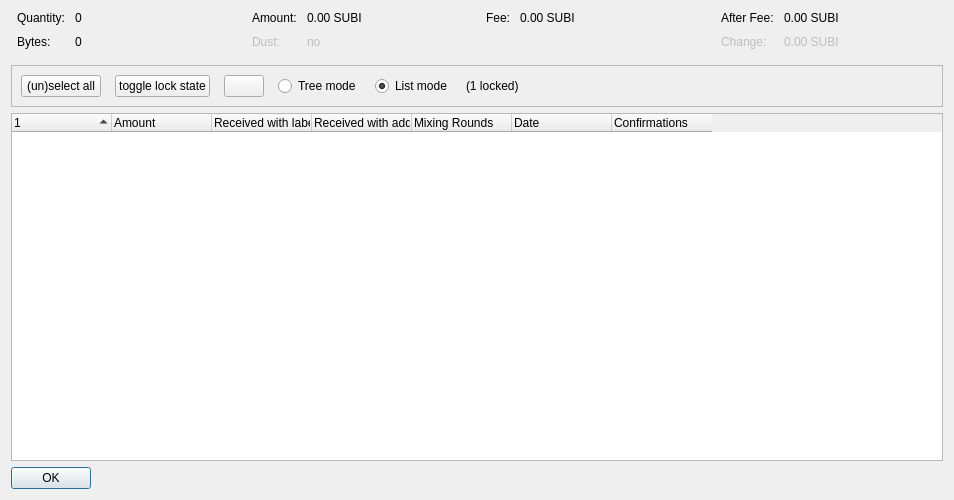
<?xml version="1.0" encoding="UTF-8"?>
<ui version="4.0">
 <class>CoinControlDialog</class>
 <widget class="QDialog" name="CoinControlDialog">
  <property name="geometry">
   <rect>
    <x>0</x>
    <y>0</y>
    <width>954</width>
    <height>500</height>
   </rect>
  </property>
  <property name="windowTitle">
   <string>Coin Selection</string>
  </property>
  <layout class="QVBoxLayout" name="verticalLayout">
   <item>
    <layout class="QHBoxLayout" name="horizontalLayoutTop" stretch="0,0,0,0">
     <property name="topMargin">
      <number>0</number>
     </property>
     <property name="bottomMargin">
      <number>10</number>
     </property>
     <item>
      <layout class="QFormLayout" name="formLayoutCoinControl1">
       <property name="horizontalSpacing">
        <number>10</number>
       </property>
       <property name="verticalSpacing">
        <number>10</number>
       </property>
       <property name="leftMargin">
        <number>6</number>
       </property>
       <property name="rightMargin">
        <number>6</number>
       </property>
       <item row="0" column="0">
        <widget class="QLabel" name="labelCoinControlQuantityText">
         <property name="text">
          <string>Quantity:</string>
         </property>
        </widget>
       </item>
       <item row="0" column="1">
        <widget class="QLabel" name="labelCoinControlQuantity">
         <property name="cursor">
          <cursorShape>IBeamCursor</cursorShape>
         </property>
         <property name="contextMenuPolicy">
          <enum>Qt::ActionsContextMenu</enum>
         </property>
         <property name="text">
          <string notr="true">0</string>
         </property>
         <property name="textInteractionFlags">
          <set>Qt::LinksAccessibleByMouse|Qt::TextSelectableByKeyboard|Qt::TextSelectableByMouse</set>
         </property>
        </widget>
       </item>
       <item row="1" column="0">
        <widget class="QLabel" name="labelCoinControlBytesText">
         <property name="text">
          <string>Bytes:</string>
         </property>
        </widget>
       </item>
       <item row="1" column="1">
        <widget class="QLabel" name="labelCoinControlBytes">
         <property name="cursor">
          <cursorShape>IBeamCursor</cursorShape>
         </property>
         <property name="contextMenuPolicy">
          <enum>Qt::ActionsContextMenu</enum>
         </property>
         <property name="text">
          <string notr="true">0</string>
         </property>
         <property name="textInteractionFlags">
          <set>Qt::LinksAccessibleByMouse|Qt::TextSelectableByKeyboard|Qt::TextSelectableByMouse</set>
         </property>
        </widget>
       </item>
      </layout>
     </item>
     <item>
      <layout class="QFormLayout" name="formLayoutCoinControl2">
       <property name="horizontalSpacing">
        <number>10</number>
       </property>
       <property name="verticalSpacing">
        <number>10</number>
       </property>
       <property name="leftMargin">
        <number>6</number>
       </property>
       <property name="rightMargin">
        <number>6</number>
       </property>
       <item row="0" column="0">
        <widget class="QLabel" name="labelCoinControlAmountText">
         <property name="text">
          <string>Amount:</string>
         </property>
        </widget>
       </item>
       <item row="0" column="1">
        <widget class="QLabel" name="labelCoinControlAmount">
         <property name="cursor">
          <cursorShape>IBeamCursor</cursorShape>
         </property>
         <property name="contextMenuPolicy">
          <enum>Qt::ActionsContextMenu</enum>
         </property>
         <property name="text">
          <string notr="true">0.00 SUBI</string>
         </property>
         <property name="textInteractionFlags">
          <set>Qt::LinksAccessibleByMouse|Qt::TextSelectableByKeyboard|Qt::TextSelectableByMouse</set>
         </property>
        </widget>
       </item>
       <item row="1" column="0">
        <widget class="QLabel" name="labelCoinControlLowOutputText">
         <property name="enabled">
          <bool>false</bool>
         </property>
         <property name="text">
          <string>Dust:</string>
         </property>
        </widget>
       </item>
       <item row="1" column="1">
        <widget class="QLabel" name="labelCoinControlLowOutput">
         <property name="enabled">
          <bool>false</bool>
         </property>
         <property name="cursor">
          <cursorShape>IBeamCursor</cursorShape>
         </property>
         <property name="contextMenuPolicy">
          <enum>Qt::ActionsContextMenu</enum>
         </property>
         <property name="text">
          <string notr="true">no</string>
         </property>
         <property name="textInteractionFlags">
          <set>Qt::LinksAccessibleByMouse|Qt::TextSelectableByKeyboard|Qt::TextSelectableByMouse</set>
         </property>
        </widget>
       </item>
      </layout>
     </item>
     <item>
      <layout class="QFormLayout" name="formLayoutCoinControl3">
       <property name="horizontalSpacing">
        <number>10</number>
       </property>
       <property name="verticalSpacing">
        <number>10</number>
       </property>
       <property name="leftMargin">
        <number>6</number>
       </property>
       <property name="rightMargin">
        <number>6</number>
       </property>
       <item row="0" column="0">
        <widget class="QLabel" name="labelCoinControlFeeText">
         <property name="text">
          <string>Fee:</string>
         </property>
        </widget>
       </item>
       <item row="0" column="1">
        <widget class="QLabel" name="labelCoinControlFee">
         <property name="cursor">
          <cursorShape>IBeamCursor</cursorShape>
         </property>
         <property name="contextMenuPolicy">
          <enum>Qt::ActionsContextMenu</enum>
         </property>
         <property name="text">
          <string notr="true">0.00 SUBI</string>
         </property>
         <property name="textInteractionFlags">
          <set>Qt::LinksAccessibleByMouse|Qt::TextSelectableByKeyboard|Qt::TextSelectableByMouse</set>
         </property>
        </widget>
       </item>
      </layout>
     </item>
     <item>
      <layout class="QFormLayout" name="formLayoutCoinControl4">
       <property name="horizontalSpacing">
        <number>10</number>
       </property>
       <property name="verticalSpacing">
        <number>10</number>
       </property>
       <property name="leftMargin">
        <number>6</number>
       </property>
       <property name="rightMargin">
        <number>6</number>
       </property>
       <item row="0" column="0">
        <widget class="QLabel" name="labelCoinControlAfterFeeText">
         <property name="text">
          <string>After Fee:</string>
         </property>
        </widget>
       </item>
       <item row="0" column="1">
        <widget class="QLabel" name="labelCoinControlAfterFee">
         <property name="cursor">
          <cursorShape>IBeamCursor</cursorShape>
         </property>
         <property name="contextMenuPolicy">
          <enum>Qt::ActionsContextMenu</enum>
         </property>
         <property name="text">
          <string notr="true">0.00 SUBI</string>
         </property>
         <property name="textInteractionFlags">
          <set>Qt::LinksAccessibleByMouse|Qt::TextSelectableByKeyboard|Qt::TextSelectableByMouse</set>
         </property>
        </widget>
       </item>
       <item row="1" column="0">
        <widget class="QLabel" name="labelCoinControlChangeText">
         <property name="enabled">
          <bool>false</bool>
         </property>
         <property name="text">
          <string>Change:</string>
         </property>
        </widget>
       </item>
       <item row="1" column="1">
        <widget class="QLabel" name="labelCoinControlChange">
         <property name="enabled">
          <bool>false</bool>
         </property>
         <property name="cursor">
          <cursorShape>IBeamCursor</cursorShape>
         </property>
         <property name="contextMenuPolicy">
          <enum>Qt::ActionsContextMenu</enum>
         </property>
         <property name="text">
          <string notr="true">0.00 SUBI</string>
         </property>
         <property name="textInteractionFlags">
          <set>Qt::LinksAccessibleByMouse|Qt::TextSelectableByKeyboard|Qt::TextSelectableByMouse</set>
         </property>
        </widget>
       </item>
      </layout>
     </item>
    </layout>
   </item>
   <item>
    <widget class="QFrame" name="frame">
     <property name="minimumSize">
      <size>
       <width>0</width>
       <height>40</height>
      </size>
     </property>
     <property name="frameShape">
      <enum>QFrame::StyledPanel</enum>
     </property>
     <property name="frameShadow">
      <enum>QFrame::Sunken</enum>
     </property>
     <layout class="QHBoxLayout" name="horizontalLayout">
      <item>
       <layout class="QHBoxLayout" name="horizontalLayoutPanel" stretch="0,0,0,0,0,0,0">
        <property name="spacing">
         <number>14</number>
        </property>
        <item>
         <widget class="QPushButton" name="pushButtonSelectAll">
          <property name="sizePolicy">
           <sizepolicy hsizetype="Maximum" vsizetype="Fixed">
            <horstretch>0</horstretch>
            <verstretch>0</verstretch>
           </sizepolicy>
          </property>
          <property name="text">
           <string>(un)select all</string>
          </property>
          <property name="autoDefault">
           <bool>false</bool>
          </property>
         </widget>
        </item>
        <item>
         <widget class="QPushButton" name="pushButtonToggleLock">
          <property name="sizePolicy">
           <sizepolicy hsizetype="Maximum" vsizetype="Fixed">
            <horstretch>0</horstretch>
            <verstretch>0</verstretch>
           </sizepolicy>
          </property>
          <property name="text">
           <string>toggle lock state</string>
          </property>
          <property name="autoDefault">
           <bool>false</bool>
          </property>
         </widget>
        </item>
        <item>
         <widget class="QPushButton" name="hideButton">
          <property name="sizePolicy">
           <sizepolicy hsizetype="Maximum" vsizetype="Fixed">
            <horstretch>0</horstretch>
            <verstretch>0</verstretch>
           </sizepolicy>
          </property>
          <property name="text">
           <string/>
          </property>
          <property name="autoDefault">
           <bool>false</bool>
          </property>
         </widget>
        </item>
        <item>
         <widget class="QRadioButton" name="radioTreeMode">
          <property name="sizePolicy">
           <sizepolicy hsizetype="Maximum" vsizetype="Fixed">
            <horstretch>0</horstretch>
            <verstretch>0</verstretch>
           </sizepolicy>
          </property>
          <property name="text">
           <string>Tree mode</string>
          </property>
         </widget>
        </item>
        <item>
         <widget class="QRadioButton" name="radioListMode">
          <property name="sizePolicy">
           <sizepolicy hsizetype="Maximum" vsizetype="Fixed">
            <horstretch>0</horstretch>
            <verstretch>0</verstretch>
           </sizepolicy>
          </property>
          <property name="text">
           <string>List mode</string>
          </property>
          <property name="checked">
           <bool>true</bool>
          </property>
         </widget>
        </item>
        <item>
         <widget class="QLabel" name="labelLocked">
          <property name="text">
           <string>(1 locked)</string>
          </property>
         </widget>
        </item>
        <item>
         <spacer name="horizontalSpacer">
          <property name="orientation">
           <enum>Qt::Horizontal</enum>
          </property>
          <property name="sizeHint" stdset="0">
           <size>
            <width>40</width>
            <height>20</height>
           </size>
          </property>
         </spacer>
        </item>
       </layout>
      </item>
     </layout>
    </widget>
   </item>
   <item>
    <widget class="CoinControlTreeWidget" name="treeWidget">
     <property name="contextMenuPolicy">
      <enum>Qt::CustomContextMenu</enum>
     </property>
     <property name="sortingEnabled">
      <bool>false</bool>
     </property>
     <property name="columnCount">
      <number>7</number>
     </property>
     <attribute name="headerShowSortIndicator" stdset="0">
      <bool>true</bool>
     </attribute>
     <attribute name="headerStretchLastSection">
      <bool>false</bool>
     </attribute>
     <column>
      <property name="text">
       <string/>
      </property>
     </column>
     <column>
      <property name="text">
       <string>Amount</string>
      </property>
     </column>
     <column>
      <property name="text">
       <string>Received with label</string>
      </property>
     </column>
     <column>
      <property name="text">
       <string>Received with address</string>
      </property>
     </column>
     <column>
      <property name="text">
       <string>Mixing Rounds</string>
      </property>
     </column>
     <column>
      <property name="text">
       <string>Date</string>
      </property>
     </column>
     <column>
      <property name="text">
       <string>Confirmations</string>
      </property>
      <property name="toolTip">
       <string>Confirmed</string>
      </property>
     </column>
    </widget>
   </item>
   <item>
    <widget class="QDialogButtonBox" name="buttonBox">
     <property name="sizePolicy">
      <sizepolicy hsizetype="Maximum" vsizetype="Fixed">
       <horstretch>0</horstretch>
       <verstretch>0</verstretch>
      </sizepolicy>
     </property>
     <property name="orientation">
      <enum>Qt::Horizontal</enum>
     </property>
     <property name="standardButtons">
      <set>QDialogButtonBox::Ok</set>
     </property>
    </widget>
   </item>
  </layout>
 </widget>
 <customwidgets>
  <customwidget>
   <class>CoinControlTreeWidget</class>
   <extends>QTreeWidget</extends>
   <header>qt/coincontroltreewidget.h</header>
  </customwidget>
 </customwidgets>
 <resources/>
 <connections/>
</ui>
